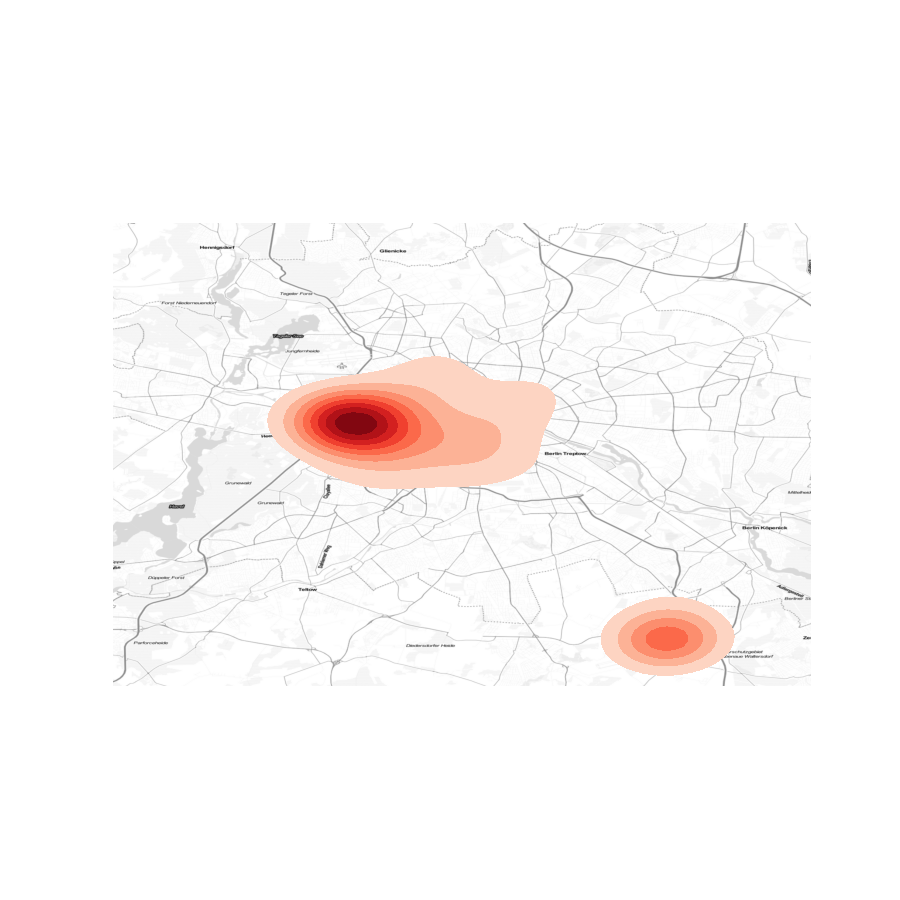

Generate this figure with Python:
#!/usr/bin/env python3

import os
import numpy as np
import pandas as pd
import geopandas as gpd
import geoplot as gplt
import contextily as cx
import matplotlib.pyplot as plt
# import rtree

path = "assignment_data/"
signal_path = path + "sample_data"
signals = []

print("Reading data from csv files")
for i, filei in enumerate(os.listdir(signal_path)):
    signals.append(pd.read_csv(signal_path + "/" + filei))
    
print("Joining DataFrames together")
signal = pd.concat(signals)
signal["date"] = pd.to_datetime(signal.utc_timestamp, unit = "ms").map(pd.Timestamp.date)
gsignal = gpd.GeoDataFrame(signal, geometry = gpd.points_from_xy(signal.lon, signal.lat))
gsignal.crs = "EPSG:4326"

west, south, east, north = (
    13.05,
    52.35,
    13.79,
    52.65
    )

img, ext = cx.bounds2img(west,
                         south,
                         east,
                         north,
                         ll=True,
                         source=cx.providers.Stamen.TonerLite,
                         zoom = 12
                        )

img, ext = cx.warp_tiles(img, ext, "EPSG:4326")


f, ax = plt.subplots(1, figsize=(9, 9))
plt.imshow(img, extent=ext)
gplt.kdeplot(gsignal[gsignal.device_id == 8704], ax = ax, cmap = "Reds", shade=True, shade_lowest=False)

plt.savefig("users.png", bbox_inches = "tight")

